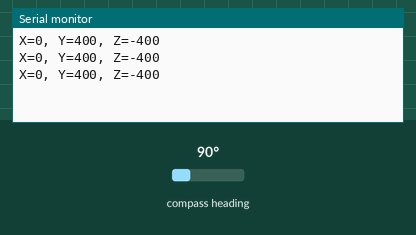
Bench run of a sketch on a simulated Arduino Mega 2560, built with avr-gcc and run on an emulated ATmega2560. Shown: the last lines printed to the serial monitor. Wiring (inferred from the names in the program): HMC5883L compass at I2C address 0x1E. The inputs (shaded band) are chosen by the test bench; at power-on: compass heading 90°.

Above: at 1.3 s.
1.4 s: compass heading set to 7°
At 2.0 s:
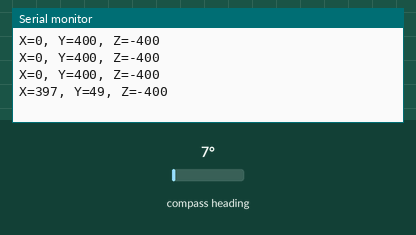
2.9 s: compass heading set to 180°
At 3.5 s:
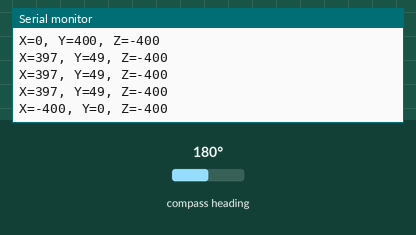
Timing chart, 0 to 5.9 s (numbered marks = the images above; inputs shaded):
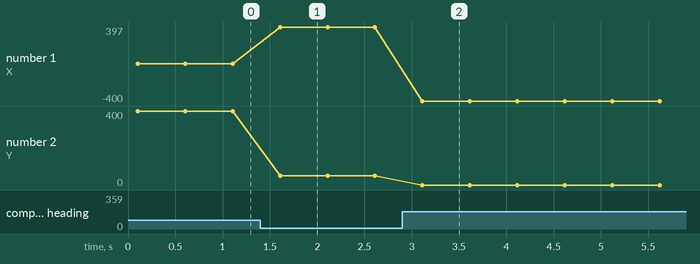

The sketch:

Compass_Test.ino
```cpp
#include <Wire.h> // Required for Compass Sensor

/*
 * HMC5883 Compass Sensor Test Code
 * Written by Nathaniel Brooke
 * Adapted from Parallax
 *
 * LCD Connection:
 * RX to TX3 (pin 14)
 */

// 7-bit address of HMC5883 compass, change if using multiple
#define Addr 0x1E

void setup() {
  Serial.begin(9600); // Initialize Serial to computer
  Serial3.begin(9600); // Initialize Serial to LCD
  startCompass(); // Start the Compass Sensor
}

void loop() {
  // Read Compass sensor
  int x, y, z; // Variables to store sensor readings
  readCompass(&x, &y, &z); // Read values from compass sensor

  // Print raw values to Serial Monitor
  Serial.print("X=");
  Serial.print(x);
  Serial.print(", Y=");
  Serial.print(y);
  Serial.print(", Z=");
  Serial.print(z);
  Serial.print("\t\t");

  // Print raw values to LCD
  Serial1.write(12); // Clear LCD
  Serial1.print(x);
  Serial1.print(" ");
  Serial1.print(y);
  Serial1.print(" ");
  Serial1.print(z);
  Serial1.write(13); // Write newline to LCD

  // Check for magnet
  if(x < -1000 || x > 1000 || y < -1000 || y > 1000 || z < -1000 || z > 1000) {
    Serial1.print("Magnet Found");
    Serial.print("Magnet Found");
  }
  Serial.println();

  delay(500);
}

/*
 * Initializes Communication with Compass
 */
void startCompass() {
  delay(100); // Power up delay
  Wire.begin(); // Initialize I2C

  // Set operating mode to continuous
  Wire.beginTransmission(Addr);
  Wire.write(byte(0x02));
  Wire.write(byte(0x00));
  Wire.endTransmission();
}

/*
 * Loads values read from compass sensor
 * Magnetic field strength in X, Y, and Z
 */
void readCompass(int *x, int *y, int *z) {
    // Initiate communications with compass
  Wire.beginTransmission(Addr);
  Wire.write(byte(0x03));       // Send request to X MSB register
  Wire.endTransmission();

  Wire.requestFrom(Addr, 6);    // Request 6 bytes; 2 bytes per axis
  if (Wire.available() <= 6) {  // If 6 bytes available
    *x = Wire.read() << 8 | Wire.read();
    *z = Wire.read() << 8 | Wire.read();
    *y = Wire.read() << 8 | Wire.read();
  }
}
```

Measured:
- after the input at 1.4 s, the serial monitor: prints a new line after 0.21 s (image 1)
- after the input at 2.9 s, the serial monitor: prints a new line after 0.21 s (image 2)
- plotted number 1: 0 → 397 after the input at 1.4 s
- plotted number 2: 400 → 49 after the input at 1.4 s
